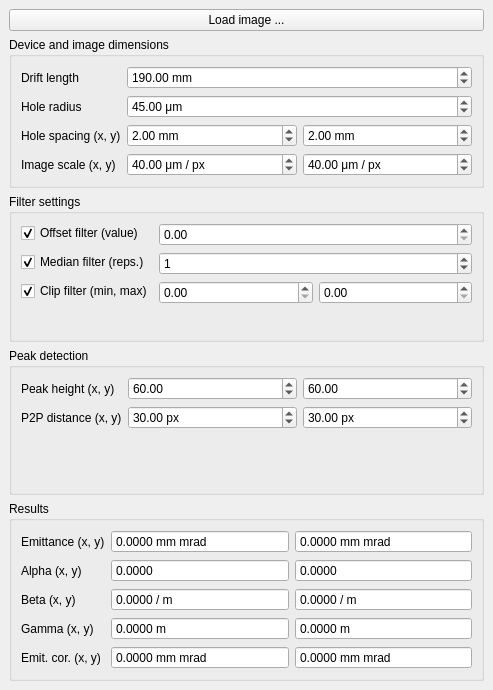
<?xml version="1.0" encoding="UTF-8"?>
<ui version="4.0">
 <author>Hannes Pahl</author>
 <class>MainWindow</class>
 <widget class="QMainWindow" name="MainWindow">
  <property name="geometry">
   <rect>
    <x>0</x>
    <y>0</y>
    <width>493</width>
    <height>690</height>
   </rect>
  </property>
  <property name="windowTitle">
   <string>Pepperpot Recon</string>
  </property>
  <widget class="QWidget" name="centralwidget">
   <layout class="QGridLayout" name="gridLayout_2">
    <item row="4" column="0">
     <widget class="QGroupBox" name="group_results">
      <property name="title">
       <string>Results</string>
      </property>
      <layout class="QFormLayout" name="formLayout_4">
       <item row="0" column="0">
        <widget class="QLabel" name="label_result_emittance">
         <property name="text">
          <string>Emittance (x, y)</string>
         </property>
        </widget>
       </item>
       <item row="0" column="1">
        <layout class="QHBoxLayout" name="layout_result_emittance">
         <item>
          <widget class="QDoubleSpinBox" name="doubleSpinBox_result_emittance_x">
           <property name="readOnly">
            <bool>true</bool>
           </property>
           <property name="buttonSymbols">
            <enum>QAbstractSpinBox::NoButtons</enum>
           </property>
           <property name="suffix">
            <string> mm mrad</string>
           </property>
           <property name="decimals">
            <number>4</number>
           </property>
           <property name="maximum">
            <double>1000000.000000000000000</double>
           </property>
          </widget>
         </item>
         <item>
          <widget class="QDoubleSpinBox" name="doubleSpinBox_result_emittance_y">
           <property name="readOnly">
            <bool>true</bool>
           </property>
           <property name="buttonSymbols">
            <enum>QAbstractSpinBox::NoButtons</enum>
           </property>
           <property name="suffix">
            <string> mm mrad</string>
           </property>
           <property name="decimals">
            <number>4</number>
           </property>
           <property name="maximum">
            <double>1000000.000000000000000</double>
           </property>
          </widget>
         </item>
        </layout>
       </item>
       <item row="1" column="0">
        <widget class="QLabel" name="label_result_alpha">
         <property name="text">
          <string>Alpha (x, y)</string>
         </property>
        </widget>
       </item>
       <item row="2" column="0">
        <widget class="QLabel" name="label_result_beta">
         <property name="text">
          <string>Beta (x, y)</string>
         </property>
        </widget>
       </item>
       <item row="3" column="0">
        <widget class="QLabel" name="label_result_gamma">
         <property name="text">
          <string>Gamma (x, y)</string>
         </property>
        </widget>
       </item>
       <item row="4" column="0">
        <widget class="QLabel" name="label_result_emittance_corrected">
         <property name="text">
          <string>Emit. cor. (x, y)</string>
         </property>
        </widget>
       </item>
       <item row="1" column="1">
        <layout class="QHBoxLayout" name="layout_result_alpha">
         <item>
          <widget class="QDoubleSpinBox" name="doubleSpinBox_result_alpha_x">
           <property name="readOnly">
            <bool>true</bool>
           </property>
           <property name="buttonSymbols">
            <enum>QAbstractSpinBox::NoButtons</enum>
           </property>
           <property name="decimals">
            <number>4</number>
           </property>
           <property name="maximum">
            <double>1000000.000000000000000</double>
           </property>
          </widget>
         </item>
         <item>
          <widget class="QDoubleSpinBox" name="doubleSpinBox_result_alpha_y">
           <property name="readOnly">
            <bool>true</bool>
           </property>
           <property name="buttonSymbols">
            <enum>QAbstractSpinBox::NoButtons</enum>
           </property>
           <property name="decimals">
            <number>4</number>
           </property>
           <property name="maximum">
            <double>1000000.000000000000000</double>
           </property>
          </widget>
         </item>
        </layout>
       </item>
       <item row="2" column="1">
        <layout class="QHBoxLayout" name="layout_result_beta">
         <item>
          <widget class="QDoubleSpinBox" name="doubleSpinBox_result_beta_x">
           <property name="readOnly">
            <bool>true</bool>
           </property>
           <property name="buttonSymbols">
            <enum>QAbstractSpinBox::NoButtons</enum>
           </property>
           <property name="suffix">
            <string> / m</string>
           </property>
           <property name="decimals">
            <number>4</number>
           </property>
           <property name="maximum">
            <double>1000000.000000000000000</double>
           </property>
          </widget>
         </item>
         <item>
          <widget class="QDoubleSpinBox" name="doubleSpinBox_result_beta_y">
           <property name="readOnly">
            <bool>true</bool>
           </property>
           <property name="buttonSymbols">
            <enum>QAbstractSpinBox::NoButtons</enum>
           </property>
           <property name="suffix">
            <string> / m</string>
           </property>
           <property name="decimals">
            <number>4</number>
           </property>
           <property name="maximum">
            <double>1000000.000000000000000</double>
           </property>
          </widget>
         </item>
        </layout>
       </item>
       <item row="3" column="1">
        <layout class="QHBoxLayout" name="layout_result_gamma">
         <item>
          <widget class="QDoubleSpinBox" name="doubleSpinBox_result_gamma_x">
           <property name="readOnly">
            <bool>true</bool>
           </property>
           <property name="buttonSymbols">
            <enum>QAbstractSpinBox::NoButtons</enum>
           </property>
           <property name="suffix">
            <string> m</string>
           </property>
           <property name="decimals">
            <number>4</number>
           </property>
           <property name="maximum">
            <double>1000000.000000000000000</double>
           </property>
          </widget>
         </item>
         <item>
          <widget class="QDoubleSpinBox" name="doubleSpinBox_result_gamma_y">
           <property name="readOnly">
            <bool>true</bool>
           </property>
           <property name="buttonSymbols">
            <enum>QAbstractSpinBox::NoButtons</enum>
           </property>
           <property name="suffix">
            <string> m</string>
           </property>
           <property name="decimals">
            <number>4</number>
           </property>
           <property name="maximum">
            <double>1000000.000000000000000</double>
           </property>
          </widget>
         </item>
        </layout>
       </item>
       <item row="4" column="1">
        <layout class="QHBoxLayout" name="layout_result_emittance_corrected">
         <item>
          <widget class="QDoubleSpinBox" name="doubleSpinBox_result_emittance_corrected_x">
           <property name="readOnly">
            <bool>true</bool>
           </property>
           <property name="buttonSymbols">
            <enum>QAbstractSpinBox::NoButtons</enum>
           </property>
           <property name="suffix">
            <string> mm mrad</string>
           </property>
           <property name="decimals">
            <number>4</number>
           </property>
           <property name="maximum">
            <double>1000000.000000000000000</double>
           </property>
          </widget>
         </item>
         <item>
          <widget class="QDoubleSpinBox" name="doubleSpinBox_result_emittance_corrected_y">
           <property name="readOnly">
            <bool>true</bool>
           </property>
           <property name="buttonSymbols">
            <enum>QAbstractSpinBox::NoButtons</enum>
           </property>
           <property name="suffix">
            <string> mm mrad</string>
           </property>
           <property name="decimals">
            <number>4</number>
           </property>
           <property name="maximum">
            <double>1000000.000000000000000</double>
           </property>
          </widget>
         </item>
        </layout>
       </item>
      </layout>
     </widget>
    </item>
    <item row="1" column="0">
     <widget class="QGroupBox" name="group_device_dimensions">
      <property name="title">
       <string>Device and image dimensions</string>
      </property>
      <layout class="QFormLayout" name="formLayout_2">
       <item row="0" column="0">
        <widget class="QLabel" name="label_mask_screen_distance">
         <property name="text">
          <string>Drift length</string>
         </property>
        </widget>
       </item>
       <item row="0" column="1">
        <widget class="QDoubleSpinBox" name="doubleSpinBox_mask_screen_distance">
         <property name="prefix">
          <string/>
         </property>
         <property name="suffix">
          <string> mm</string>
         </property>
         <property name="maximum">
          <double>1000000.000000000000000</double>
         </property>
         <property name="value">
          <double>190.000000000000000</double>
         </property>
        </widget>
       </item>
       <item row="1" column="0">
        <widget class="QLabel" name="label_hole_radius">
         <property name="text">
          <string>Hole radius</string>
         </property>
        </widget>
       </item>
       <item row="1" column="1">
        <widget class="QDoubleSpinBox" name="doubleSpinBox_hole_radius">
         <property name="suffix">
          <string> μm</string>
         </property>
         <property name="maximum">
          <double>1000000.000000000000000</double>
         </property>
         <property name="value">
          <double>45.000000000000000</double>
         </property>
        </widget>
       </item>
       <item row="2" column="0">
        <widget class="QLabel" name="label_mask_hole_spacing">
         <property name="text">
          <string>Hole spacing (x, y)</string>
         </property>
        </widget>
       </item>
       <item row="2" column="1">
        <layout class="QHBoxLayout" name="layout_hole_spacing">
         <item>
          <widget class="QDoubleSpinBox" name="doubleSpinBox_mask_hole_spacing_x">
           <property name="suffix">
            <string> mm</string>
           </property>
           <property name="maximum">
            <double>1000000.000000000000000</double>
           </property>
           <property name="value">
            <double>2.000000000000000</double>
           </property>
          </widget>
         </item>
         <item>
          <widget class="QDoubleSpinBox" name="doubleSpinBox_mask_hole_spacing_y">
           <property name="suffix">
            <string> mm</string>
           </property>
           <property name="maximum">
            <double>1000000.000000000000000</double>
           </property>
           <property name="value">
            <double>2.000000000000000</double>
           </property>
          </widget>
         </item>
        </layout>
       </item>
       <item row="3" column="0">
        <widget class="QLabel" name="label_image_scale">
         <property name="text">
          <string>Image scale (x, y)</string>
         </property>
        </widget>
       </item>
       <item row="3" column="1">
        <layout class="QHBoxLayout" name="layout_image_scale">
         <item>
          <widget class="QDoubleSpinBox" name="doubleSpinBox_image_scale_x">
           <property name="suffix">
            <string> μm / px</string>
           </property>
           <property name="maximum">
            <double>1000000.000000000000000</double>
           </property>
           <property name="value">
            <double>40.000000000000000</double>
           </property>
          </widget>
         </item>
         <item>
          <widget class="QDoubleSpinBox" name="doubleSpinBox_image_scale_y">
           <property name="suffix">
            <string> μm / px</string>
           </property>
           <property name="maximum">
            <double>1000000.000000000000000</double>
           </property>
           <property name="value">
            <double>40.000000000000000</double>
           </property>
          </widget>
         </item>
        </layout>
       </item>
      </layout>
     </widget>
    </item>
    <item row="2" column="0">
     <widget class="QGroupBox" name="group_filter_settings">
      <property name="title">
       <string>Filter settings</string>
      </property>
      <layout class="QFormLayout" name="formLayout">
       <item row="0" column="0">
        <widget class="QCheckBox" name="checkBox_offset_filter">
         <property name="text">
          <string>Offset filter (value)</string>
         </property>
         <property name="checked">
          <bool>true</bool>
         </property>
        </widget>
       </item>
       <item row="0" column="1">
        <widget class="QDoubleSpinBox" name="doubleSpinBox_offset_filter">
         <property name="maximum">
          <double>1000000.000000000000000</double>
         </property>
        </widget>
       </item>
       <item row="1" column="0">
        <widget class="QCheckBox" name="checkBox_median_filter">
         <property name="text">
          <string>Median filter (reps.)</string>
         </property>
         <property name="checked">
          <bool>true</bool>
         </property>
        </widget>
       </item>
       <item row="1" column="1">
        <widget class="QSpinBox" name="spinBox_median_filter">
         <property name="buttonSymbols">
          <enum>QAbstractSpinBox::UpDownArrows</enum>
         </property>
         <property name="value">
          <number>1</number>
         </property>
        </widget>
       </item>
       <item row="2" column="0">
        <widget class="QCheckBox" name="checkBox_clip_filter">
         <property name="text">
          <string>Clip filter (min, max)</string>
         </property>
         <property name="checked">
          <bool>true</bool>
         </property>
        </widget>
       </item>
       <item row="2" column="1">
        <layout class="QHBoxLayout" name="layout_clip_filter">
         <item>
          <widget class="QDoubleSpinBox" name="doubleSpinBox_clip_filter_min">
           <property name="maximum">
            <double>1000000.000000000000000</double>
           </property>
          </widget>
         </item>
         <item>
          <widget class="QDoubleSpinBox" name="doubleSpinBox_clip_filter_max">
           <property name="maximum">
            <double>1000000.000000000000000</double>
           </property>
          </widget>
         </item>
        </layout>
       </item>
      </layout>
     </widget>
    </item>
    <item row="3" column="0">
     <widget class="QGroupBox" name="group_peak_detection">
      <property name="title">
       <string>Peak detection</string>
      </property>
      <layout class="QFormLayout" name="formLayout_3">
       <item row="0" column="0">
        <widget class="QLabel" name="label_peak_height">
         <property name="text">
          <string>Peak height (x, y)</string>
         </property>
        </widget>
       </item>
       <item row="0" column="1">
        <layout class="QHBoxLayout" name="layout_peak_height">
         <item>
          <widget class="QDoubleSpinBox" name="doubleSpinBox_peak_height_x">
           <property name="maximum">
            <double>1000000.000000000000000</double>
           </property>
           <property name="value">
            <double>60.000000000000000</double>
           </property>
          </widget>
         </item>
         <item>
          <widget class="QDoubleSpinBox" name="doubleSpinBox_peak_height_y">
           <property name="maximum">
            <double>1000000.000000000000000</double>
           </property>
           <property name="value">
            <double>60.000000000000000</double>
           </property>
          </widget>
         </item>
        </layout>
       </item>
       <item row="1" column="0">
        <widget class="QLabel" name="label_peak_distance">
         <property name="text">
          <string>P2P distance (x, y)</string>
         </property>
        </widget>
       </item>
       <item row="1" column="1">
        <layout class="QHBoxLayout" name="layout_peak_distance">
         <item>
          <widget class="QDoubleSpinBox" name="doubleSpinBox_peak_distance_x">
           <property name="suffix">
            <string> px</string>
           </property>
           <property name="maximum">
            <double>1000000.000000000000000</double>
           </property>
           <property name="value">
            <double>30.000000000000000</double>
           </property>
          </widget>
         </item>
         <item>
          <widget class="QDoubleSpinBox" name="doubleSpinBox_peak_distance_y">
           <property name="suffix">
            <string> px</string>
           </property>
           <property name="maximum">
            <double>1000000.000000000000000</double>
           </property>
           <property name="value">
            <double>30.000000000000000</double>
           </property>
          </widget>
         </item>
        </layout>
       </item>
      </layout>
     </widget>
    </item>
    <item row="0" column="0">
     <widget class="QPushButton" name="pushButton_load_image">
      <property name="text">
       <string>Load image ...</string>
      </property>
      <property name="flat">
       <bool>false</bool>
      </property>
     </widget>
    </item>
   </layout>
  </widget>
 </widget>
 <resources/>
 <connections/>
</ui>
